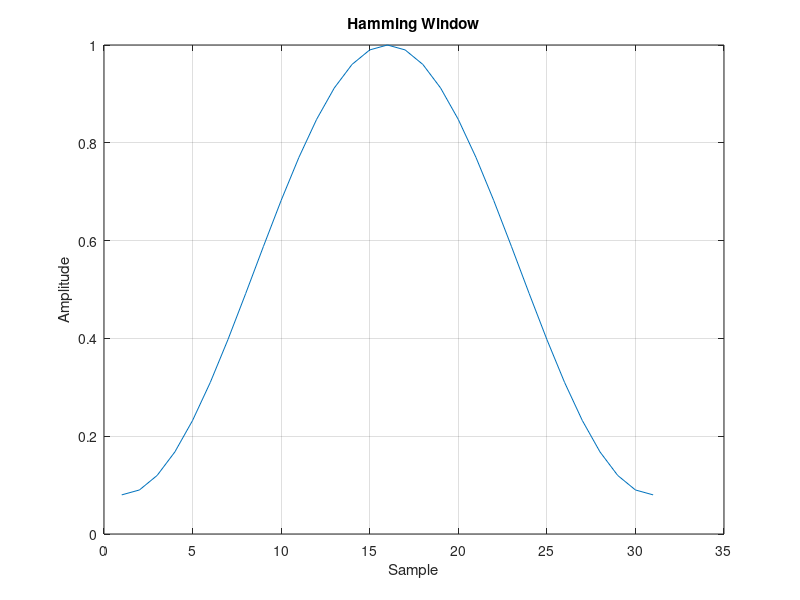
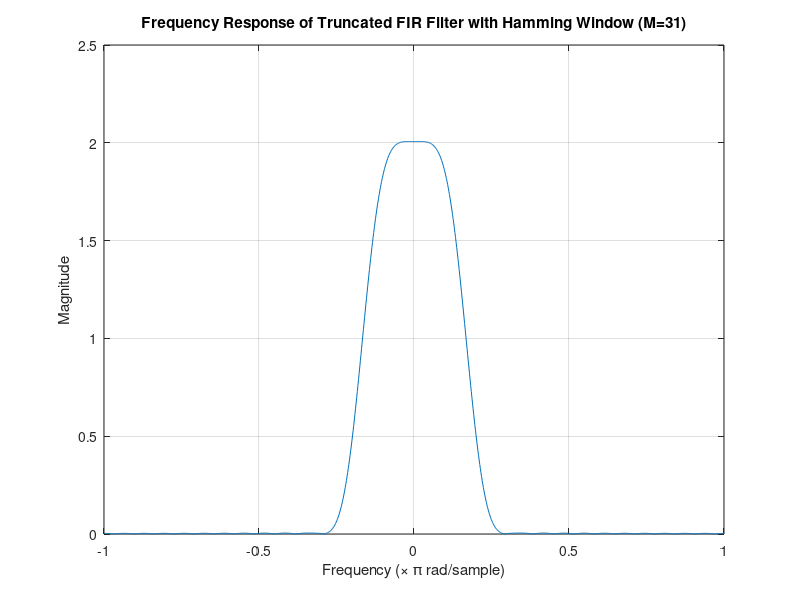

Write MATLAB code to recreate these figures, in order.
% Specifications
M = 31; % Filter length
N = 1024; % Number of points for frequency response plot
omega = linspace(-pi, pi, N); % Frequency vector
 
% Define the ideal filter response
H_ideal = double(abs(omega) <= pi/6);
 
% Hamming Window
window_hamming = hamming(M);
 
% Impulse Response Calculation
n = -floor(M/2):floor(M/2); % Sample points
impulse_response = (2/pi) * sin(pi * n / 6) ./ n; % Ideal sinc function
impulse_response(floor(M/2)+1) = 2/pi * pi/6; % Handle division by zero at center
 
% Apply the window function
hamming_impulse_response = impulse_response .* window_hamming';
 
% Frequency Response of the FIR filter
H_truncated_hamming = abs(fftshift(fft(hamming_impulse_response, N)));
 
% Plot Hamming Window
figure;
plot(window_hamming);
title('Hamming Window');
xlabel('Sample');
ylabel('Amplitude');
grid on;
 
% Plot Frequency Response of Hamming Window
figure;
plot(linspace(-pi, pi, N)/pi, H_truncated_hamming);
title('Frequency Response of Truncated FIR Filter with Hamming Window (M=31)');
xlabel('Frequency (\times \pi rad/sample)');
ylabel('Magnitude');
grid on;
